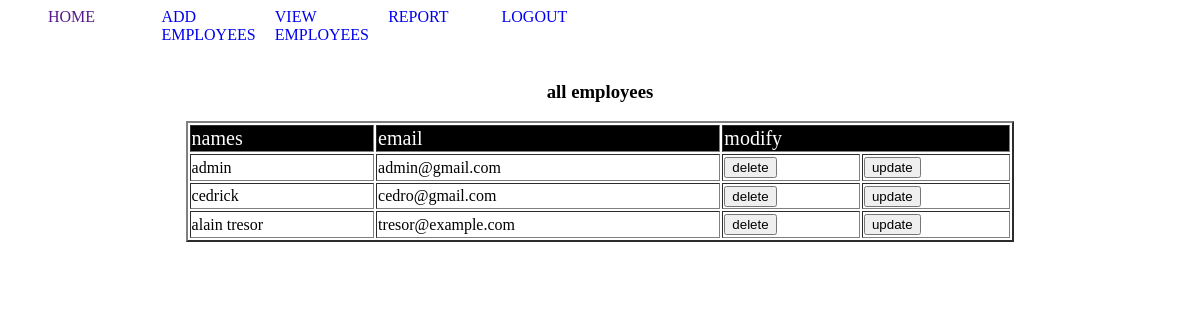
/admin/index.php (signed in), run on the app's committed database.
### tables this page shows
CREATE TABLE `users` (
  `id` int(11) NOT NULL,
  `names` varchar(30) NOT NULL,
  `email` varchar(30) NOT NULL,
  `role` varchar(30) NOT NULL,
  `password` varchar(30) NOT NULL
);

### admin/index.php (the view, shortened to what this page needs)
<?php
 include('../connection.php');
?>
<html lang="en">
<head>
    <link rel="stylesheet" href="../style.css">
</head>
<body>
    <?php
        include('menu.php');
    ?>
    <br> <br> <br>
    <center>
    <h3 class='title'>all employees</h3>
<table>
    <table border='2'>
        <tr class='hr'>
            <td>names</td> <td>email</td><td colspan='2'>modify</td>
        </tr>
        <?php
        $ok=mysqli_query($connect,"select * from users where role!='manager'");
        while($row=mysqli_fetch_array($ok)){
            ?>
        <tr>
                <td><?php echo $row['names'] ?></td>
                 <td><?php echo $row['email'] ?></td>
                 <td>
                   <a href="deleteemployees.php?eid=<?php echo $row['id'] ?>"> <button>delete</button></a>
                </td>
                <td>
                <a href="update.php?id=<?php echo $row['id'] ?>"> <button>update</button></a>
                </td>
            </tr>
            <?php
        }
        ?>
    </table>
</table>
</center>
</body>
</html>

### style.css (style rules this page uses)
table { width: 70%; }
tr { height: 0.7cm; }
.hr { background-color: black; color: white; font-size: 20px; }
a { text-decoration: none; }

### data on the page
users: names "admin", email "admin@gmail.com"
users: names "cedrick", email "cedro@gmail.com"
users: names "alain tresor", email "tresor@example.com"
